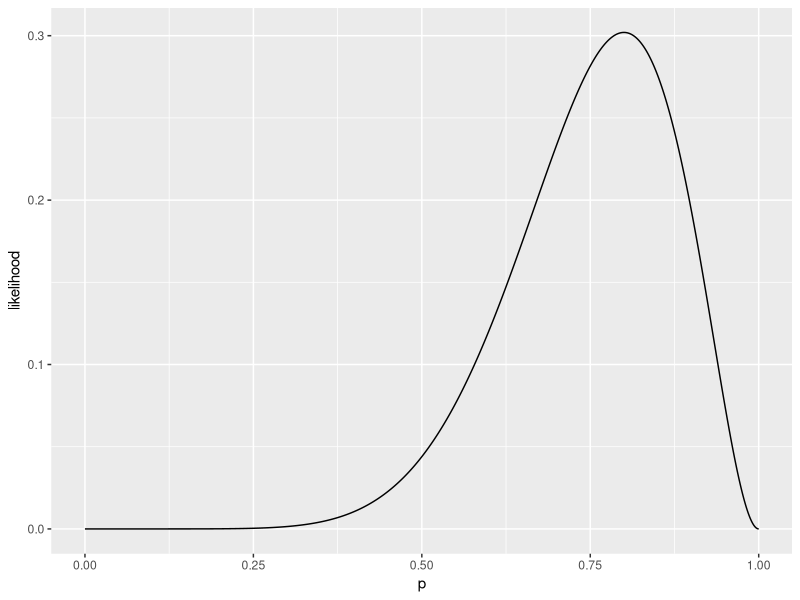
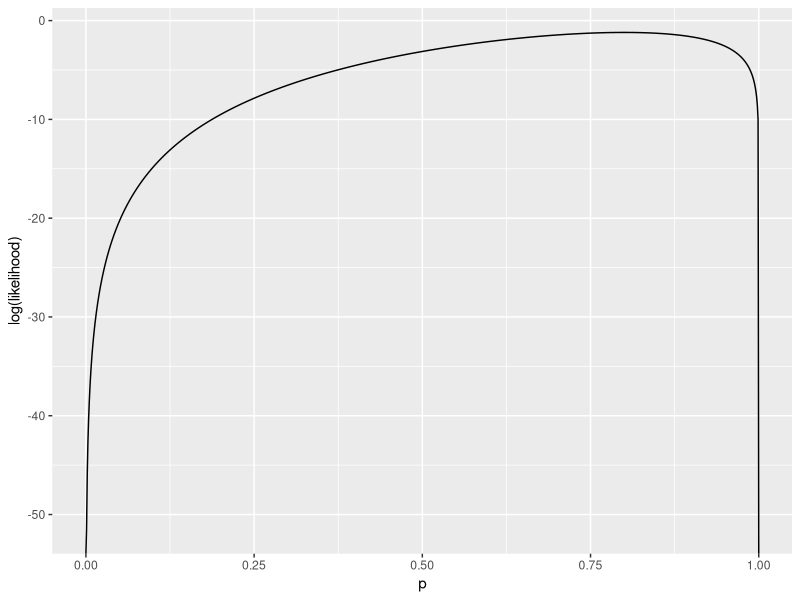

Generate these figures, in order, with R:
## ---- chunk 1
library(tidyverse)
## ---- chunk 2
model_mpg <- lm(mpg ~ hp + am + wt, data = mtcars) 

summary(model_mpg)


anova(model_mpg) #anova stands for analysis of variance

## ---- chunk 3
678.37 + 202.24 + 65.15 + 180.29

mtcars %>% 
  mutate(error = mpg - mean(mpg)) %>% 
  mutate(error_sq = error^2) %>% 
  glimpse()

mtcars %>% 
  mutate(error = mpg - mean(mpg)) %>% 
  mutate(error_sq = error^2) %>%  
  summarize(sum(error_sq))
## ---- chunk 4
summary(model_mpg)$r.squared

(678.37 + 202.24 + 65.15)/(678.37 + 202.24 + 65.15 + 180.29)
## ---- chunk 5
p <- seq(from = 0, to = 1, by = 0.001)
likelihood <- dbinom(x = 8, size = 10, prob = p)

data<- as.data.frame(cbind(p, likelihood))

data %>% 
  ggplot(aes(x = p, y = likelihood)) +
  geom_line()

data %>% 
filter(likelihood == max(likelihood))

## ---- chunk 6
data %>% 
  ggplot(aes(x = p, y = log(likelihood))) +
  geom_line()

data %>% 
filter(log(likelihood) == max(log(likelihood)))
  
